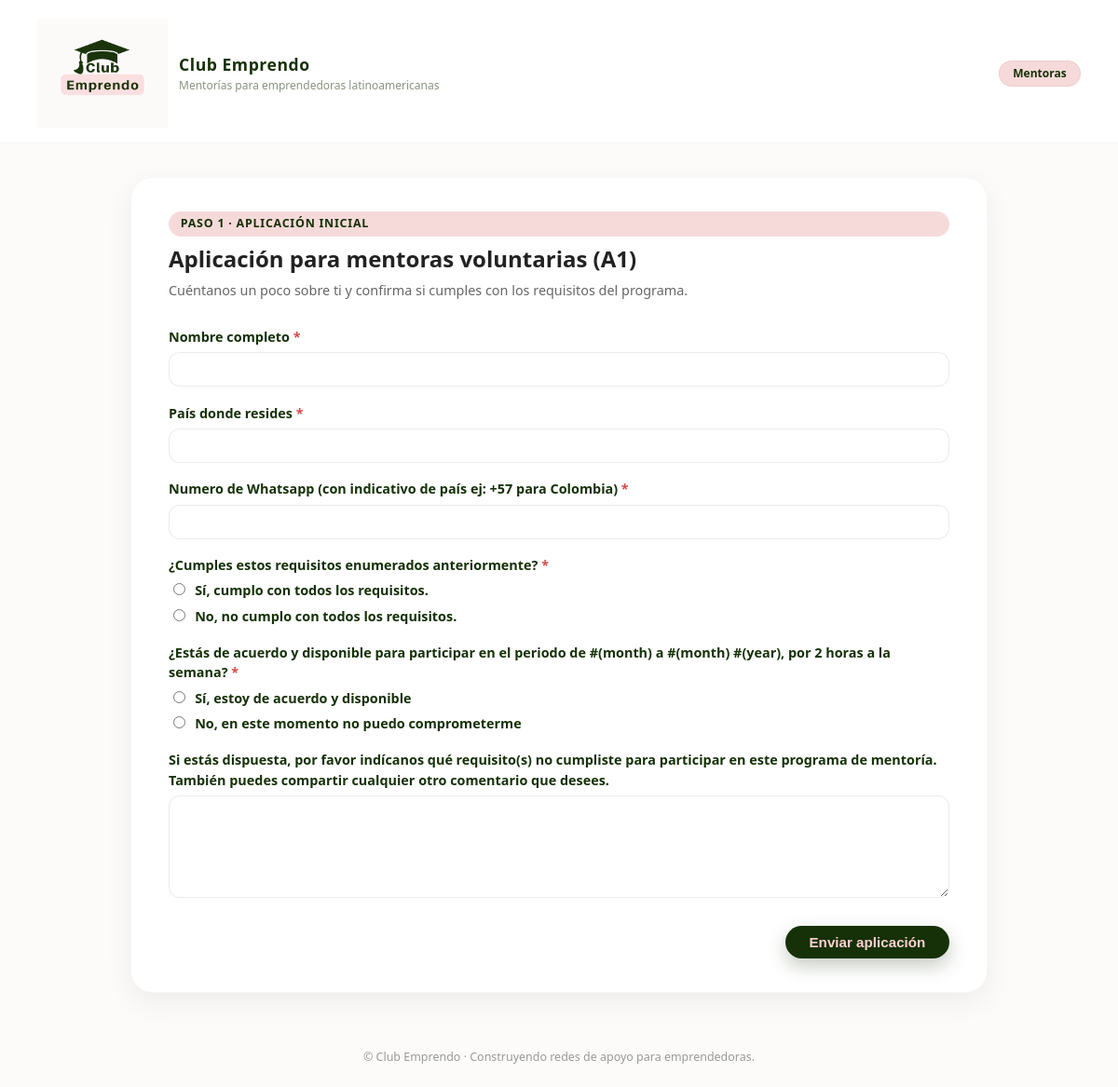
Page /apply/mentora/ on the committed database.
### applications/models.py (models this page shows, shortened)
class FormDefinition(models.Model):
    slug = models.SlugField(unique=True)  # e.g. "E_A1" or "G6_E_A1"
    name = models.CharField(max_length=200)
    description = models.TextField(blank=True)
    is_master = models.BooleanField(default=False)
    group = models.ForeignKey(
        "applications.FormGroup",
        null=True,
        blank=True,
        on_delete=models.SET_NULL,
        related_name="forms",
    )
    is_public = models.BooleanField(
        default=True,
        help_text=(
            "Public forms are linked directly from the website (A1). "
            "A2 forms are private and used via invite link."
        ),
    )

class Question(models.Model):
    SHORT_TEXT = "short_text"
    LONG_TEXT = "long_text"
    INTEGER = "integer"
    BOOLEAN = "boolean"            # single checkbox
    CHOICE = "choice"              # single choice (radio/dropdown)
    MULTI_CHOICE = "multi_choice"  # multiple choice (checkbox list)
    FIELD_TYPES = [
        (SHORT_TEXT, "Short text"),
        (LONG_TEXT, "Long text"),
        (INTEGER, "Integer"),
        (BOOLEAN, "Yes/No (checkbox)"),
        (CHOICE, "Single choice"),
        (MULTI_CHOICE, "Multiple choice"),
    ]
    form = models.ForeignKey(
        FormDefinition,
        on_delete=models.CASCADE,
        related_name="questions",
    )
    text = models.CharField(max_length=255)
    help_text = models.TextField(blank=True)
    field_type = models.CharField(max_length=20, choices=FIELD_TYPES)
    required = models.BooleanField(default=True)
    position = models.PositiveIntegerField(default=0)
    slug = models.SlugField(
        help_text="Stable identifier for grading (e.g. 'm_a1_requisitos')."
    )
    active = models.BooleanField(default=True)
    class Meta:
        unique_together = ("form", "slug")
        ordering = ["position"]

### applications/views.py (the view)
def apply_mentora_first(request):
    return _handle_application_form(request, "M_A1", second_stage=False)

### applications/views.py (called while the page is built, shortened)
def _render_description_with_group(form_def: FormDefinition) -> str:
    desc = form_def.description or ""
    g = getattr(form_def, "group", None)
    if not g:
        return desc

### applications/templates/applications/application_form.html (shortened to what this page needs)
{% extends "applications/base.html" %}
{% block role_chips %}
  {% if form_def.slug|slice:":1" == "E" %}
    <span class="ce-chip">Emprendedoras</span>
  {% elif form_def.slug|slice:":1" == "M" %}
    <span class="ce-chip">Mentoras</span>
  {% else %}
    {{ block.super }}
  {% endif %}
{% endblock %}
{% block content %}
  <div class="ce-form-header">
    <span class="ce-form-pill">
        {% if second_stage %}
          Paso 2 · Aplicación detallada
        {% else %}
          Paso 1 · Aplicación inicial
        {% endif %}
      </span>
    <h1 class="ce-form-title ce-heading">{{ form_def.name }}</h1>
    <p class="ce-form-subtitle">
      {% if second_stage %}
        Esta es la segunda parte del proceso de selección. Tómate tu tiempo para
        responder con calma; tus respuestas nos ayudan a conectar mejor mentoras
        y emprendedoras.
      {% else %}
        Cuéntanos un poco sobre ti y confirma si cumples con los requisitos del
        programa.
      {% endif %}
    </p>
  </div>
  <form method="post">
    {% for field in form %}
      <div class="form-row">
        <label
          {% if field.field.required %}class="required"{% endif %}
          for="{{ field.id_for_label }}"
        >
          {{ field.label }}
        </label>
        {{ field }}
      </div>
    {% endfor %}
    <div class="ce-actions">
      <button type="submit" class="ce-button-primary">Enviar aplicación</button>
    </div>
  </form>
{% endblock %}

### static/applications/css/styles.css (style rules this page uses)
:root { --ce-pink: #ffd1d1; --ce-soft-pink: #f6dad9; --ce-deep-green: #163108; --ce-muted-green: #889480; --ce-bg: #fcfbfa; --ce-white: #ffffff; --ce-radius-lg: 18px; --ce-radius-md: 12px; --ce-radius-sm: 8px; --ce-shadow-soft: 0 10px 30px rgba(0, 0, 0, 0.06); }
*, *::before, *::after { box-sizing: border-box; }
body { margin: 0; font-family: system-ui, -apple-system, BlinkMacSystemFont, "Segoe UI", sans-serif; background-color: var(--ce-bg); color: #222; line-height: 1.5; }
h1, h2, h3, h4, .ce-heading { font-family: "Aileron", system-ui, -apple-system, BlinkMacSystemFont, "Segoe UI", sans-serif; }
.ce-chip { border-radius: 999px; padding: 0.25rem 0.9rem; font-size: 0.75rem; border: 1px solid rgba(0, 0, 0, 0.05); background: var(--ce-soft-pink); color: var(--ce-deep-green); font-weight: 600; }
.ce-form-header { display: flex; flex-direction: column; gap: 0.35rem; margin-bottom: 1.75rem; }
.ce-form-pill { display: inline-flex; align-items: center; gap: 0.4rem; font-size: 0.78rem; padding: 0.25rem 0.8rem; border-radius: 999px; background: var(--ce-soft-pink); color: var(--ce-deep-green); font-weight: 600; text-transform: uppercase; letter-spacing: 0.06em; }
.ce-form-title { font-size: 1.5rem; margin: 0; }
.ce-form-subtitle { font-size: 0.9rem; color: #666; margin: 0; }
form { margin: 0; }
.form-row { margin-bottom: 1.1rem; }
.form-row label { display: block; font-size: 0.9rem; font-weight: 600; color: var(--ce-deep-green); margin-bottom: 0.35rem; }
input[type="text"], input[type="email"], input[type="number"], input[type="tel"], textarea, select { width: 100%; border-radius: var(--ce-radius-md); border: 1px solid rgba(0, 0, 0, 0.08); padding: 0.5rem 0.7rem; font-size: 0.9rem; font-family: inherit; background-color: #fff; transition: border-color 0.15s ease, box-shadow 0.15s ease, background-color 0.15s ease; }
textarea { min-height: 110px; resize: vertical; }
.form-row input[type="radio"], .form-row input[type="checkbox"] { margin-right: 0.4rem; }
label.required::after { content: " *"; color: #d14b4b; }
.ce-actions { margin-top: 1.5rem; display: flex; justify-content: flex-end; }
.ce-button-primary { border: none; border-radius: 999px; padding: 0.55rem 1.6rem; font-size: 0.95rem; font-weight: 700; cursor: pointer; background: var(--ce-deep-green); color: var(--ce-pink); box-shadow: 0 8px 20px rgba(22, 49, 8, 0.25); transition: transform 0.12s ease, box-shadow 0.12s ease, background-color 0.12s ease; }

### rows in the picture
FormDefinition: name "Aplicación para mentoras voluntarias (A1)"
Question: label "Nombre completo"
Question: label "País donde resides"
Question: label "Numero de Whatsapp (con indicativo de país ej: +57 para Colombia)"
Question: label "¿Cumples estos requisitos enumerados anteriormente?"
Question: label "¿Estás de acuerdo y disponible para participar en el periodo de #(month) a #(month) #(year), por 2 horas a la semana?"
Question: label "Si estás dispuesta, por favor indícanos qué requisito(s) no cumpliste para participar en este programa de mentoría. También puedes compartir cualquier otro comentario que desees."
